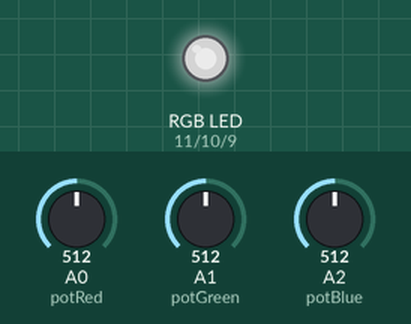
This sketch was run on a simulated Arduino Uno, built with avr-gcc and run on an emulated ATmega328P. Parts: an RGB LED mixed from three pins (HIGH = lit). The inputs (shaded band) are chosen by the test bench; at power-on: A0 (potRed) = 512, A1 (potGreen) = 512, A2 (potBlue) = 512. Dim RGB values are drawn brighter than linear.

Above: at 1.2 s.
1.3 s: A0 (potRed) set to 716
At 2.1 s:
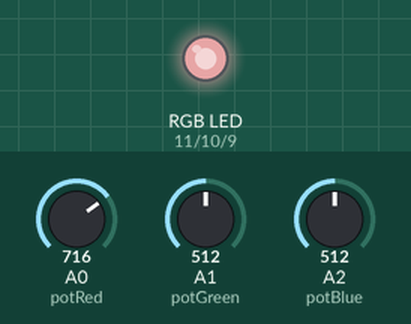
2.8 s: A1 (potGreen) set to 716
At 3.4 s:
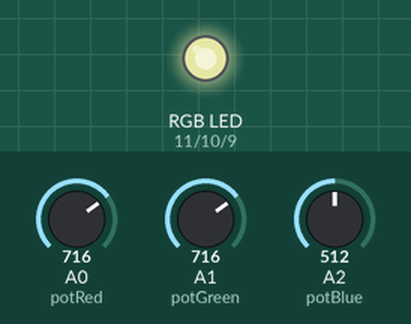
4.3 s: A2 (potBlue) set to 716
At 4.7 s:
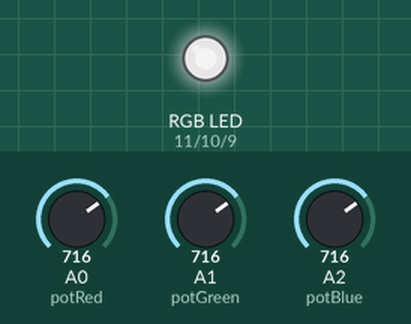
5.8 s: A0 (potRed) set to 900
At 7.0 s:
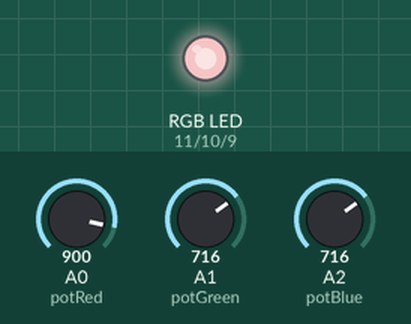
7.3 s: A1 (potGreen) set to 900
At 8.5 s:
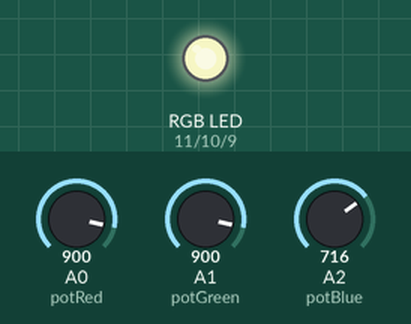
8.8 s: A2 (potBlue) set to 900
At 9.9 s:
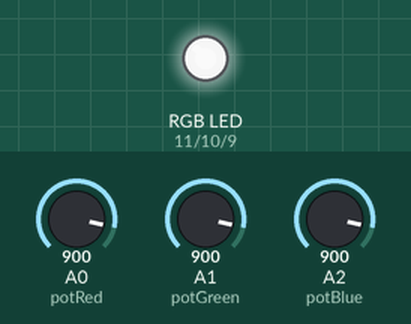
Timing chart, 0 to 11.3 s (numbered marks = the images above; inputs shaded):
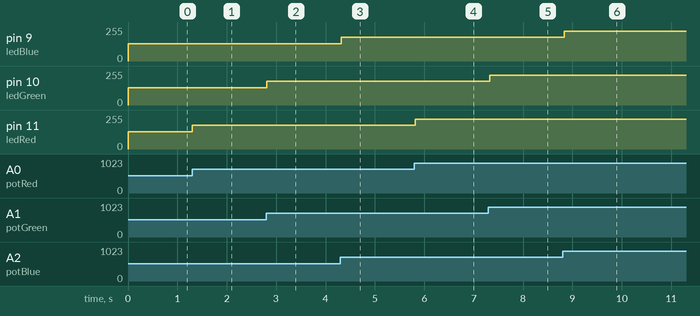

Measured:
- after the input at 1.3 s, pin 11 (ledRed): 128/255 → 179/255 at once
- after the input at 2.8 s, pin 10 (ledGreen): 128/255 → 179/255 at once
- after the input at 4.3 s, pin 9 (ledBlue): 128/255 → 179/255 at once
- after the input at 5.8 s, pin 11 (ledRed): 179/255 → 225/255 at once
- after the input at 7.3 s, pin 10 (ledGreen): 179/255 → 225/255 at once
- after the input at 8.8 s, pin 9 (ledBlue): 179/255 → 225/255 at once

The sketch:

9_potentialmeters.ino
```cpp
#define ledRed 11
#define ledGreen 10
#define ledBlue 9
#define potRed A0
#define potGreen A1
#define potBlue A2
void setup()
{
    pinMode(ledRed, OUTPUT);
    pinMode(ledGreen, OUTPUT);
    pinMode(ledBlue, OUTPUT);
    pinMode(potRed, INPUT);
    pinMode(potGreen, INPUT);
    pinMode(potBlue, INPUT);
}
void loop()
{
    analogWrite(ledRed, analogRead(potRed) / 4);
    analogWrite(ledGreen, analogRead(potGreen) / 4);
    analogWrite(ledBlue, analogRead(potBlue) / 4);
    // analogWrite- Writes an analog value to a pin as a digital PWM (pulse-width modulated) signal.
    delay(100);
}
```
